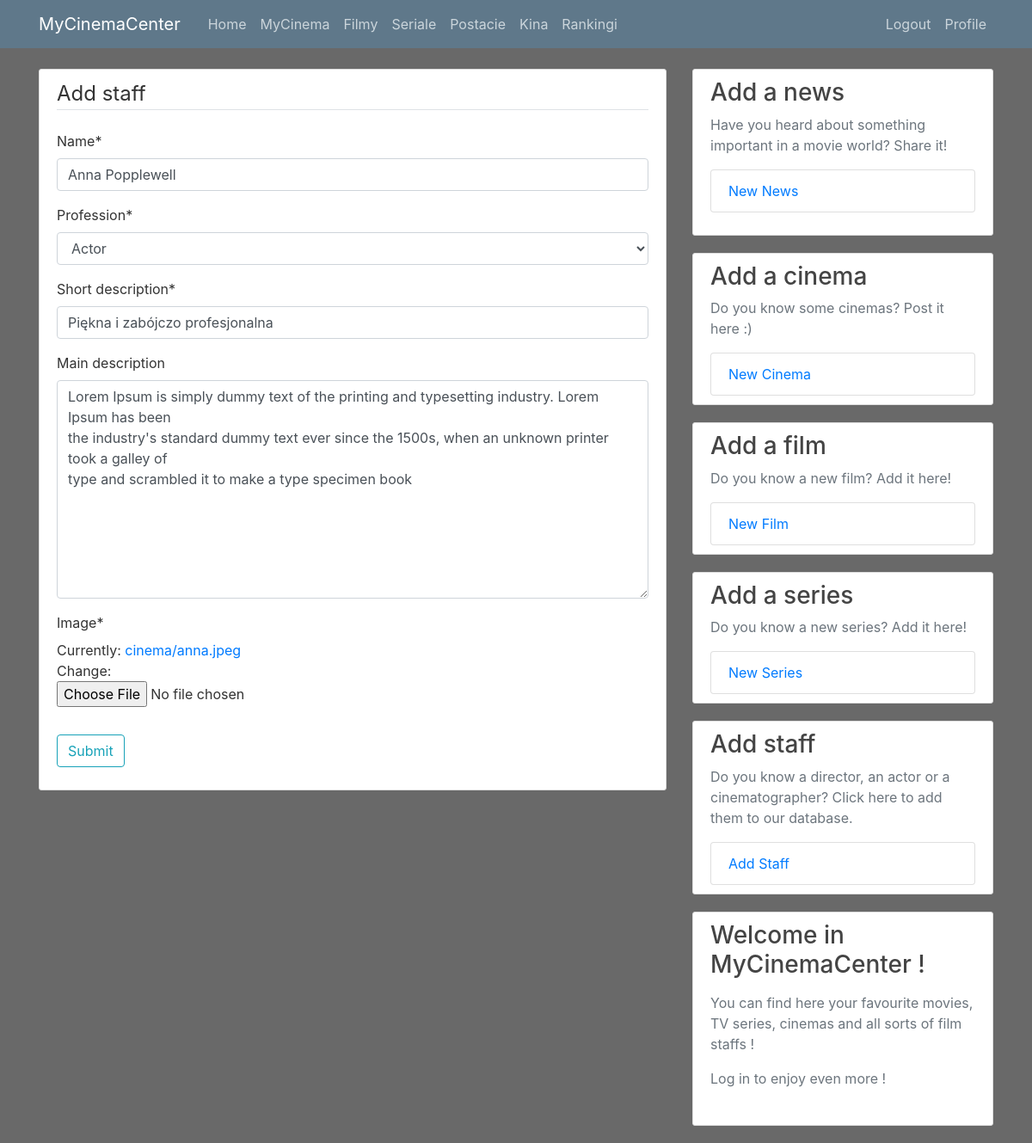
/staff/7/update (signed in), run on the app's committed database.
### mycinema/models.py (models this page shows, shortened)
class CommonInfo(models.Model):
    class Meta:
        abstract = True
    short_description = models.CharField(max_length=100, default="")
    main_description = models.TextField(blank=True)
    total_rating = models.FloatField(default=0)
    is_accepted = models.BooleanField(default=False)
    author = models.ForeignKey(User, on_delete=models.RESTRICT, related_name='%(app_label)s_%(class)sauthor')
    moderator = models.CharField(max_length=50, default="-")
    opinion_counter = models.IntegerField(default=0)
    subscribed_by = models.ManyToManyField(User, related_name='%(app_label)s_%(class)subscriptions')

class Staff(CommonInfo):
    name = models.CharField(max_length=100)
    profession = models.CharField(max_length=50, null=True, choices=PROFESSIONS)
    image = ResizedImageField(size=[256, 256], crop=['middle', 'center'],
                              quality=90, upload_to='cinema/', default='staff/staff_default.png')
    related_films = models.ManyToManyField(Film)

### mycinema/views.py (the view, shortened to what this page needs)
# urls.py: path('staff/<int:pk>/update', StaffUpdateView.as_view(), name='staff-update'),
class StaffUpdateView(LoginRequiredMixin, UserPassesTestMixin, UpdateView):
    model = Staff
    fields = StaffCreateView.fields
    def test_func(self):
        post = self.get_object()
        if self.request.user == post.author:
            return True
        return False

### mycinema/templates/mycinema/staff_form.html (shortened to what this page needs)
{% extends "mycinema/base.html" %}
{% load crispy_forms_tags%}
{% block content %}
   <div class="content-section">
       <form method="POST" enctype='multipart/form-data'>
           <fieldset class="form-group">
               <legend class="border-bottom mb-4">Add staff</legend>
                {{form|crispy}}
           </fieldset>
           <div class = "form-group">
               <button class="btn btn-outline-info" type="submit">Submit</button>
           </div>
       </form>
   </div>
{% endblock content %}

### mycinema/static/mycinema/main.css (style rules this page uses)
body { background: #696969; color: #333333; margin-top: 5rem; }
.content-section { background: #ffffff; padding: 10px 20px; border: 1px solid #dddddd; border-radius: 3px; margin-bottom: 20px; }

### data on the page
Staff: name "Anna Popplewell", profession "Actor", short_description "Piękna i zabójczo profesjonalna", main_description "Lorem Ipsum is simply dummy text of the printing and typesetting industry. Lorem Ipsum has been the industry's standard dummy text ever since the 1500s, when an unknown printer took a galley of type and scrambled it to make a type specimen book"
